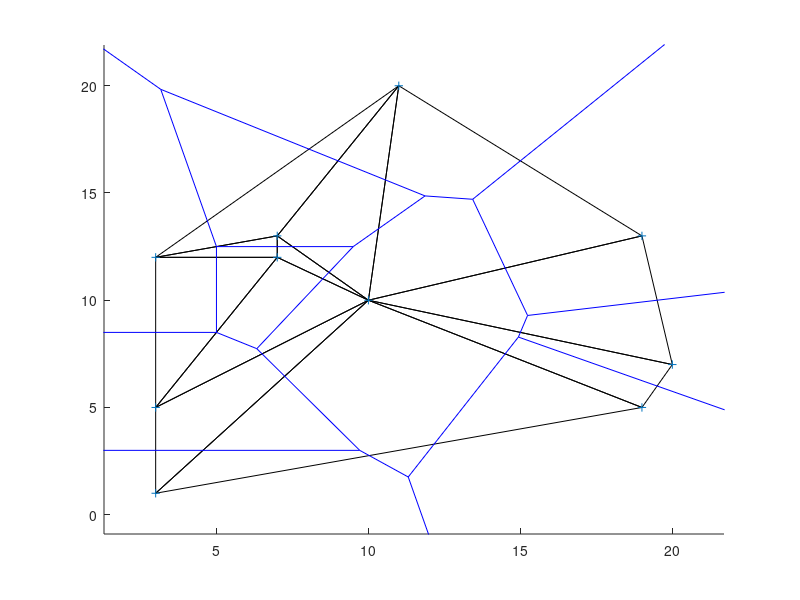

Write the MATLAB code that produced this figure. (Note: this script raises an error after producing the figure.)
clc;
clear;
close all;

%% inputs
pts = [1,1;
    6,16;
    6,6;
    15,3;
    12,1;
    4,8;
    7,9;
    9,3
    ];
pts = unique(randi([1,20],10,2),'rows'); 

%% MATLAB VORONOI
figure;
tri = delaunay(pts(:,1:2));      %delaunay triangulation using MATLAB
patch('Faces',tri,'Vertices',pts,'FaceColor','none');
hold on;
voronoi(pts(:,1),pts(:,2));

%% code
pts = [pts,[1:size(pts,1)]'];   %all points are denoted by [x y index]
spacing  = 2000;
tri_new = Delaunay_MAIN(pts,spacing);

edges = [];
for i = 1: size(tri_new,1)
    p1 = pts(tri_new(i,1),1:2);
    p2 = pts(tri_new(i,2),1:2);
    p3 = pts(tri_new(i,3),1:2); 
   [c,r] = circumc(p1,p2,p3);
    if tri_new(i,1)<tri_new(i,2)
    edge1 = [tri_new(i,1),tri_new(i,2),i,c(1),c(2)];
    else
    edge1 = [tri_new(i,2),tri_new(i,1),i,c(1),c(2)];
    end
    if tri_new(i,1)<tri_new(i,3)
    edge2 = [tri_new(i,1),tri_new(i,3),i,c(1),c(2)];
    else
    edge2 = [tri_new(i,3),tri_new(i,1),i,c(1),c(2)];
    end
    if tri_new(i,2)<tri_new(i,3)
    edge3 = [tri_new(i,2),tri_new(i,3),i,c(1),c(2)];
    else
    edge3 = [tri_new(i,3),tri_new(i,2),i,c(1),c(2)];
    end
    
edges = [edges;edge1;edge2;edge3];
end

sorted_edges = sortrows(edges)
store = [];
for i = 1:size(sorted_edges,1)-1
    if sorted_edges(i,1)==sorted_edges(i+1,1) && sorted_edges(i,2)==sorted_edges(i+1,2)
        store = [store;sorted_edges(i,4),sorted_edges(i,5),sorted_edges(i+1,4),sorted_edges(i+1,5)];
    end
end
store


for i = 1:size(store,1)
   hold on
   plot([store(i,1);store(i,3)],[store(i,2);store(i,4)],'b')
  
end

